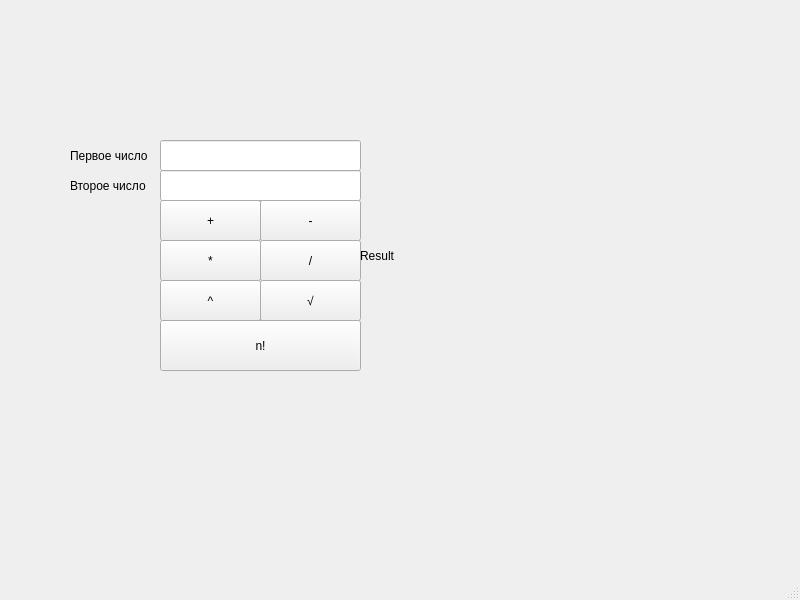
<?xml version="1.0" encoding="UTF-8"?>
<ui version="4.0">
 <class>Calck</class>
 <widget class="QMainWindow" name="Calck">
  <property name="geometry">
   <rect>
    <x>0</x>
    <y>0</y>
    <width>800</width>
    <height>600</height>
   </rect>
  </property>
  <property name="windowTitle">
   <string>Calck</string>
  </property>
  <widget class="QWidget" name="centralwidget">
   <widget class="QLabel" name="Output">
    <property name="geometry">
     <rect>
      <x>360</x>
      <y>140</y>
      <width>141</width>
      <height>231</height>
     </rect>
    </property>
    <property name="text">
     <string>Result</string>
    </property>
   </widget>
   <widget class="QLineEdit" name="UserInput1">
    <property name="geometry">
     <rect>
      <x>160</x>
      <y>140</y>
      <width>201</width>
      <height>31</height>
     </rect>
    </property>
   </widget>
   <widget class="QPushButton" name="division">
    <property name="geometry">
     <rect>
      <x>260</x>
      <y>240</y>
      <width>101</width>
      <height>41</height>
     </rect>
    </property>
    <property name="text">
     <string>/</string>
    </property>
   </widget>
   <widget class="QPushButton" name="multiplication">
    <property name="geometry">
     <rect>
      <x>160</x>
      <y>240</y>
      <width>101</width>
      <height>41</height>
     </rect>
    </property>
    <property name="text">
     <string>*</string>
    </property>
   </widget>
   <widget class="QPushButton" name="radical">
    <property name="geometry">
     <rect>
      <x>260</x>
      <y>280</y>
      <width>101</width>
      <height>41</height>
     </rect>
    </property>
    <property name="text">
     <string>√</string>
    </property>
   </widget>
   <widget class="QPushButton" name="exponent">
    <property name="geometry">
     <rect>
      <x>160</x>
      <y>280</y>
      <width>101</width>
      <height>41</height>
     </rect>
    </property>
    <property name="text">
     <string>^</string>
    </property>
   </widget>
   <widget class="QPushButton" name="factorial">
    <property name="geometry">
     <rect>
      <x>160</x>
      <y>320</y>
      <width>201</width>
      <height>51</height>
     </rect>
    </property>
    <property name="text">
     <string>n!</string>
    </property>
   </widget>
   <widget class="QPushButton" name="addition">
    <property name="geometry">
     <rect>
      <x>160</x>
      <y>200</y>
      <width>101</width>
      <height>41</height>
     </rect>
    </property>
    <property name="text">
     <string>+</string>
    </property>
   </widget>
   <widget class="QLineEdit" name="UserInput2">
    <property name="geometry">
     <rect>
      <x>160</x>
      <y>170</y>
      <width>201</width>
      <height>31</height>
     </rect>
    </property>
   </widget>
   <widget class="QLabel" name="label">
    <property name="geometry">
     <rect>
      <x>70</x>
      <y>140</y>
      <width>91</width>
      <height>31</height>
     </rect>
    </property>
    <property name="text">
     <string>Первое число</string>
    </property>
   </widget>
   <widget class="QLabel" name="label_2">
    <property name="geometry">
     <rect>
      <x>70</x>
      <y>175</y>
      <width>91</width>
      <height>21</height>
     </rect>
    </property>
    <property name="text">
     <string>Второе число</string>
    </property>
   </widget>
   <widget class="QPushButton" name="subtractions">
    <property name="geometry">
     <rect>
      <x>260</x>
      <y>200</y>
      <width>101</width>
      <height>41</height>
     </rect>
    </property>
    <property name="text">
     <string>-</string>
    </property>
   </widget>
  </widget>
  <widget class="QMenuBar" name="menubar">
   <property name="geometry">
    <rect>
     <x>0</x>
     <y>0</y>
     <width>800</width>
     <height>26</height>
    </rect>
   </property>
  </widget>
  <widget class="QStatusBar" name="statusbar"/>
 </widget>
 <resources/>
 <connections/>
</ui>
